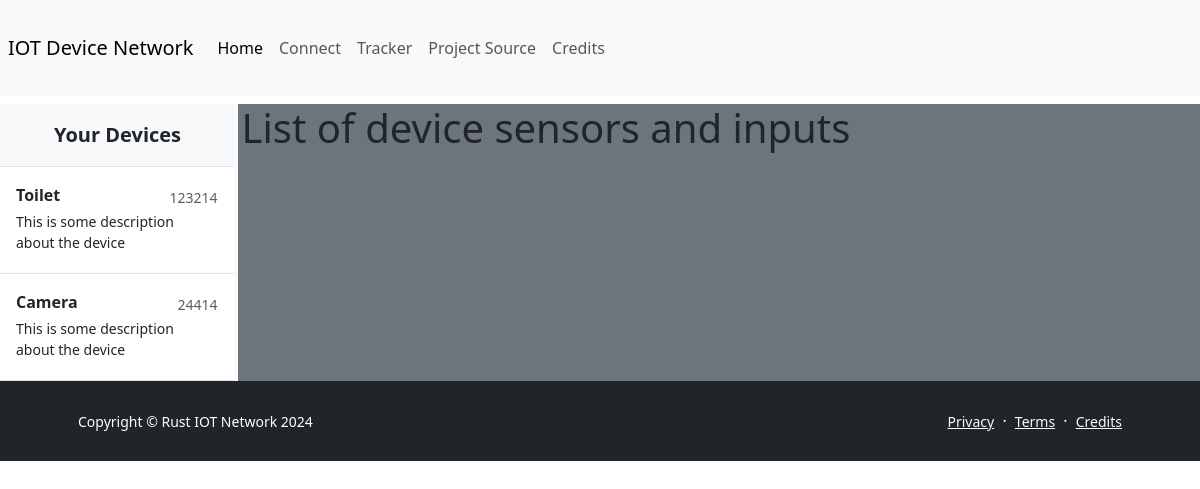
Before: /tracker/1123452/inspect with the older database file.
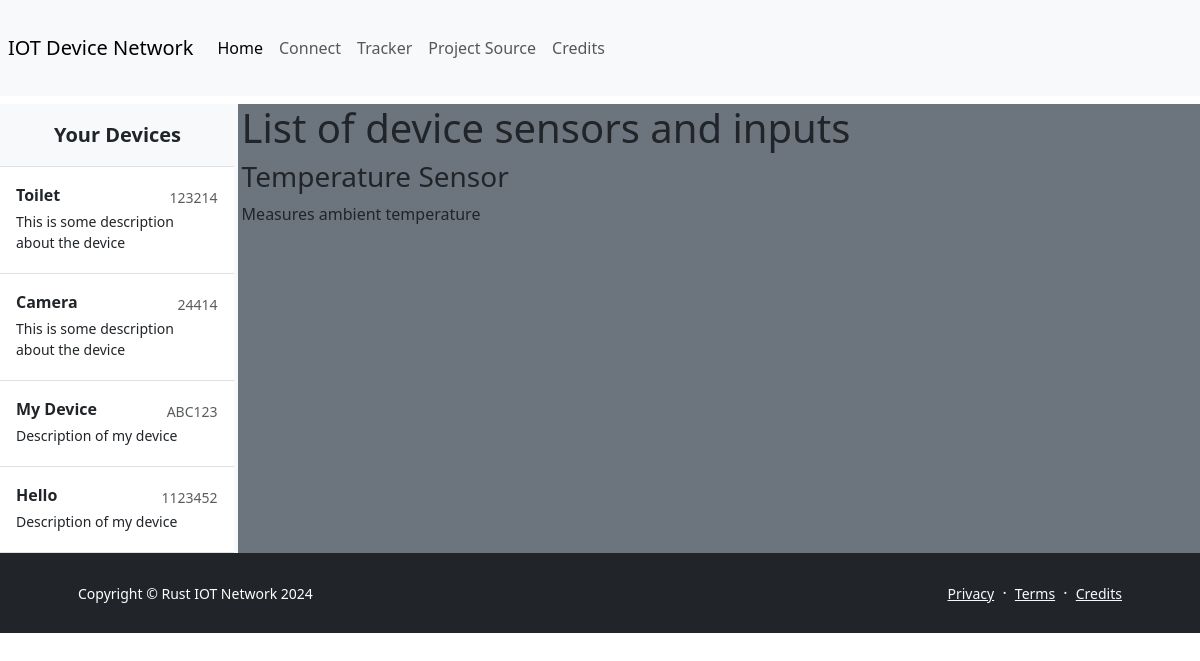
After: the same page with the newer database file.
### devices/models.py (models this page shows, shortened)
class Device(models.Model):
    device_id = models.CharField(max_length=100, unique=True)
    device_name = models.CharField(max_length=50)
    device_description = models.CharField(max_length=150)

class Sensor(models.Model):
    device = models.ForeignKey(Device, on_delete=models.CASCADE)
    sensor_name = models.CharField(max_length=50)
    sensor_description = models.CharField(max_length=100)

### devices/views.py (the view)
# urls.py: path('tracker/<device_id>/inspect', views.tracker_device_inspect, name='tracker_inspect'),
def tracker_device_inspect(request, device_id):
    sensors = fetch_device_sensors(device_id)
    return render(request, 'tracker/device_inspect.html', {"device_list":Device.objects.all(), 'sensors':sensors})

### devices/models.py (called while the page is built)
def fetch_device_sensors(device_id):
    try:
        device = Device.objects.get(device_id=device_id)
        sensors = Sensor.objects.filter(device=device)
        return sensors
    except Device.DoesNotExist:
        return []

### devices/templates/tracker/device_inspect.html
{% extends 'tracker/tracker.html' %}
{% block view %}
<div>
    <h1>List of device sensors and inputs</h1>
    <div>
        {% for sensor in sensors %}
            {% include 'tracker/sensor_overview.html' with sensor_name=sensor.sensor_name sensor_description=sensor.sensor_description %}
        {% endfor %}
    </div>
</div>
{% endblock %}

### devices/templates/tracker/tracker.html
{% extends "base.html" %} {% block body %}
<body class="row g-2" style="overflow-x: hidden; height: 76.5vh;">
  <div
    class="d-flex flex-column align-items-stretch flex-shrink-0 bg-light"
    style="width: 20%; max-height: 76.5vh; overflow-y: auto"
  >
    <a
      href="/"
      class="d-flex align-items-center flex-shrink-0 p-3 link-dark text-decoration-none border-bottom"
    >
      <svg class="bi me-2" width="30" height="24">
        <use xlink:href="#bootstrap"></use>
      </svg>
      <span class="fs-5 fw-semibold">Your Devices</span>
    </a>
    <div class="list-group list-group-flush border-bottom scrollarea">
    {% if device_list|length > 0 %}
      {% for device in device_list %}
        {% include 'tracker/device_overview.html' with device_name=device.device_name device_id=device.device_id device_description=device.device_description%}
      {% endfor %}
    {% else %}
        <h3>Could not find devices</h3>
    {% endif %}
    </div>
  </div>
  <div
    style="width: 80%; max-height: 76.5vh; overflow-y: auto"
    class="bg-secondary"
  >
    {% block view %}
    {% endblock %}
  </div>
</body>
{% endblock body %}

### devices/templates/base.html (shortened to what this page needs)
<!DOCTYPE html>
<html lang="en">
  <head>
    <link
      href="https://cdn.jsdelivr.net/npm/bootstrap@5.3.3/dist/css/bootstrap.min.css"
      rel="stylesheet"
    />
  </head>
  <body style="overflow-x: hidden">
    <nav class="navbar navbar-expand-lg bg-body-tertiary" style="height: 12vh;">
      <div class="container-fluid">
        <a class="navbar-brand" href="#">IOT Device Network</a>
        <div class="collapse navbar-collapse" id="navbarScroll">
          <ul
            class="navbar-nav me-auto my-2 my-lg-0 navbar-nav-scroll"
            style="--bs-scroll-height: 100px"
          >
            <li class="nav-item">
              <a class="nav-link active" aria-current="page" href="/">Home</a>
            </li>
            <li class="nav-item">
              <a class="nav-link" href="#">Connect</a>
            </li>
            <li class="nav-item">
              <a class="nav-link" href="/tracker">Tracker</a>
            </li>
            <li class="nav-item">
              <a
                class="nav-link"
                aria-disabled="true"
                href="https://github.com/orgs/IOT-Network-Rust/repositories"
                target="_blank"
                >Project Source</a
              >
            </li>
            <li class="nav-item">
              <a class="nav-link" aria-disabled="true" href="/credits"
                >Credits</a
              >
            </li>
          </ul>
        </div>
      </div>
    </nav>
    {% block body %} {% endblock %}
    <footer class="bg-dark py-4 mt-auto" style="height: 10vh; display: flex; align-items: center; justify-content: center;">
      <div class="container px-5">
        <div
          class="row align-items-center justify-content-between flex-column flex-sm-row"
        >
          <div class="col-auto">
            <div class="small m-0 text-white">
              Copyright © Rust IOT Network 2024
            </div>
          </div>
          <div class="col-auto">
            <a class="link-light small" href="#!">Privacy</a>
            <span class="text-white mx-1">·</span>
            <a class="link-light small" href="#!">Terms</a>
            <span class="text-white mx-1">·</span>
            <a class="link-light small" href="/tracker">Credits</a>
          </div>
        </div>
      </div>
    </footer>
  </body>
</html>

### devices/templates/tracker/device_overview.html
<a href="/tracker/{{device_id}}/inspect" class="list-group-item list-group-item-action py-3 lh-tight">
    <div class="d-flex w-100 align-items-center justify-content-between">
      <strong class="mb-1">{{ device_name }}</strong>
      <small class="text-muted">{{ device_id }}</small>
    </div>
    <div class="col-10 mb-1 small">{{ device_description }}</div>
</a>

### devices/templates/tracker/sensor_overview.html
<a>
    <h3>{{sensor_name}}</h3>
    <p>{{sensor_description}}</p>
</a>

Changed rows visible on the page:
added Device: device_name "My Device", device "ABC123", device_description "Description of my device"
added Device: device_name "Hello", device "1123452", device_description "Description of my device"
added Sensor: sensor_name "Temperature Sensor", sensor_description "Measures ambient temperature"
